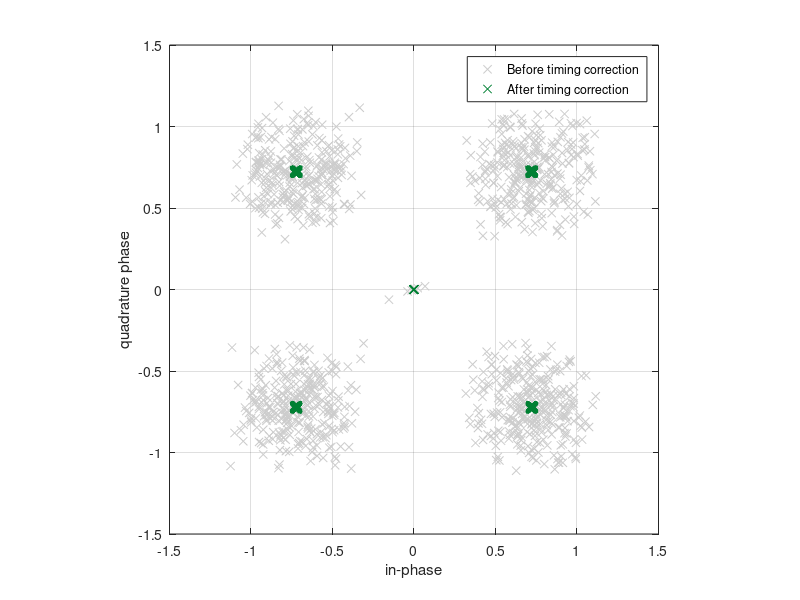

Reproduce this figure in MATLAB.
% demonstrate timing correction using very simple interpolator
clear all;
close all;

% options
k           = 2;            % samples/symbol
m           = 7;            % filter semi-length
dt          = 0.3;          % fractional sample timing offset
num_symbols = 1200;         % number of symbols to simulate

% generate data symbols (QPSK)
s = exp(1i*2*pi*randi(4,1,num_symbols)/4 + 1i*pi/4);

% square-root matched filters (note: these mimic a RRC filter, but simpler to compute)
r  = 1.057; % bandwidth expansion ratio for approximating a RRC filter
ht = sinc(([-k*m:k*m] + dt)*r/k) .* hamming(2*k*m+1)' * r; % transmit (w/ offset)
hr = sinc(([-k*m:k*m]     )*r/k) .* hamming(2*k*m+1)' * r; % receive (no offset)

% interpolate symbols using transmit matched filter
x = filter(ht,1,reshape([s(:) zeros(num_symbols,k-1)].',1,[]));

% TODO: apply channel effects (noise carrier offset, etc.)
v = x;

% apply matched filter and normalize signal level
y = filter(hr,1,v);
y = y / median(abs(y));

% interpolate matched filter output
tau = dt;                   % timing correction to be applied
th  = [-2, -1, 0, 1, 2];    % time vector for interpolating filter
w   = sqrt(hamming(5)');    % window function for interpolating filter
hi  = sinc(th - tau) .* w;  % interpolating filter coefficients
z   = filter(hi,1,y);       % interpolate matched filter output

% plot results
syms_mf     = y(1:k:end);   % symbols for matched filter output (no correction)
syms_interp = z(3:k:end);   % symbols after MF and interpolator (2 sample delay in interp)

plot(syms_mf,    'x','Color',[1 1 1]*0.8,...
     syms_interp,'x','Color',[0 0.5 .2]);
axis([-1 1 -1 1]*1.5);
grid on;
axis square;
xlabel('in-phase');
ylabel('quadrature phase');
legend('Before timing correction','After timing correction');


